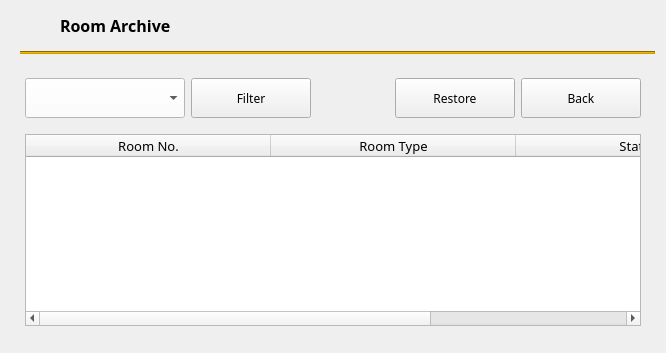
                <widget class="QWidget" name="page_5">
                 <layout class="QGridLayout" name="gridLayout_91">
                  <item row="0" column="0">
                   <widget class="QWidget" name="widget_98" native="true">
                    <layout class="QGridLayout" name="gridLayout_70">
                     <property name="leftMargin">
                      <number>0</number>
                     </property>
                     <property name="topMargin">
                      <number>0</number>
                     </property>
                     <property name="rightMargin">
                      <number>0</number>
                     </property>
                     <property name="bottomMargin">
                      <number>0</number>
                     </property>
                     <item row="0" column="0">
                      <widget class="QWidget" name="widget_99" native="true">
                       <property name="styleSheet">
                        <string notr="true"/>
                       </property>
                       <layout class="QGridLayout" name="gridLayout_71">
                        <property name="topMargin">
                         <number>0</number>
                        </property>
                        <property name="rightMargin">
                         <number>0</number>
                        </property>
                        <property name="verticalSpacing">
                         <number>12</number>
                        </property>
                        <item row="0" column="2">
                         <widget class="QLabel" name="label_35">
                          <property name="minimumSize">
                           <size>
                            <width>28</width>
                            <height>28</height>
                           </size>
                          </property>
                          <property name="maximumSize">
                           <size>
                            <width>28</width>
                            <height>28</height>
                           </size>
                          </property>
                          <property name="text">
                           <string/>
                          </property>
                          <property name="pixmap">
                           <pixmap>archive.svg</pixmap>
                          </property>
                          <property name="scaledContents">
                           <bool>true</bool>
                          </property>
                         </widget>
                        </item>
                        <item row="0" column="4">
                         <spacer name="horizontalSpacer_42">
                          <property name="orientation">
                           <enum>Qt::Horizontal</enum>
                          </property>
                          <property name="sizeHint" stdset="0">
                           <size>
                            <width>472</width>
                            <height>20</height>
                           </size>
                          </property>
                         </spacer>
                        </item>
                        <item row="0" column="3">
                         <widget class="QLabel" name="label_29">
                          <property name="font">
                           <font>
                            <family>Century Gothic</family>
                            <pointsize>12</pointsize>
                            <weight>75</weight>
                            <bold>true</bold>
                           </font>
                          </property>
                          <property name="text">
                           <string>Room Archive</string>
                          </property>
                         </widget>
                        </item>
                        <item row="1" column="1" colspan="5">
                         <widget class="Line" name="line_4">
                          <property name="styleSheet">
                           <string notr="true">background-color: rgb(207, 159, 0);
color: rgb(207, 159, 0);</string>
                          </property>
                          <property name="orientation">
                           <enum>Qt::Horizontal</enum>
                          </property>
                         </widget>
                        </item>
                       </layout>
                      </widget>
                     </item>
                     <item row="1" column="0">
                      <widget class="QWidget" name="widget_100" native="true">
                       <layout class="QGridLayout" name="gridLayout_75">
                        <property name="leftMargin">
                         <number>0</number>
                        </property>
                        <property name="topMargin">
                         <number>0</number>
                        </property>
                        <property name="rightMargin">
                         <number>0</number>
                        </property>
                        <property name="bottomMargin">
                         <number>0</number>
                        </property>
                        <item row="0" column="0">
                         <widget class="QWidget" name="widget_101" native="true">
                          <layout class="QGridLayout" name="gridLayout_72">
                           <property name="leftMargin">
                            <number>5</number>
                           </property>
                           <property name="topMargin">
                            <number>0</number>
                           </property>
                           <property name="rightMargin">
                            <number>5</number>
                           </property>
                           <property name="bottomMargin">
                            <number>0</number>
                           </property>
                           <property name="spacing">
                            <number>5</number>
                           </property>
                           <item row="0" column="0">
                            <widget class="QWidget" name="wdRoomsTable_4" native="true">
                             <layout class="QGridLayout" name="gridLayout_74">
                              <property name="bottomMargin">
                               <number>0</number>
                              </property>
                              <item row="2" column="0" colspan="5">
                               <widget class="QTableWidget" name="tblInfo_2">
                                <property name="font">
                                 <font>
                                  <family>Century Gothic</family>
                                  <pointsize>10</pointsize>
                                 </font>
                                </property>
                                <property name="frameShape">
                                 <enum>QFrame::StyledPanel</enum>
                                </property>
                                <property name="frameShadow">
                                 <enum>QFrame::Sunken</enum>
                                </property>
                                <property name="lineWidth">
                                 <number>30</number>
                                </property>
                                <property name="midLineWidth">
                                 <number>0</number>
                                </property>
                                <property name="textElideMode">
                                 <enum>Qt::ElideMiddle</enum>
                                </property>
                                <attribute name="horizontalHeaderCascadingSectionResizes">
                                 <bool>false</bool>
                                </attribute>
                                <attribute name="horizontalHeaderDefaultSectionSize">
                                 <number>245</number>
                                </attribute>
                                <attribute name="horizontalHeaderMinimumSectionSize">
                                 <number>245</number>
                                </attribute>
                                <attribute name="horizontalHeaderStretchLastSection">
                                 <bool>true</bool>
                                </attribute>
                                <column>
                                 <property name="text">
                                  <string>Room No.</string>
                                 </property>
                                </column>
                                <column>
                                 <property name="text">
                                  <string>Room Type</string>
                                 </property>
                                </column>
                                <column>
                                 <property name="text">
                                  <string>Status</string>
                                 </property>
                                </column>
                               </widget>
                              </item>
                              <item row="0" column="4">
                               <widget class="QPushButton" name="btnBacktoTableRoom_2">
                                <property name="minimumSize">
                                 <size>
                                  <width>120</width>
                                  <height>40</height>
                                 </size>
                                </property>
                                <property name="font">
                                 <font>
                                  <family>Century Gothic</family>
                                  <pointsize>9</pointsize>
                                  <weight>50</weight>
                                  <bold>false</bold>
                                 </font>
                                </property>
                                <property name="text">
                                 <string>Back</string>
                                </property>
                                <property name="icon">
                                 <iconset>
                                  <normaloff>arrow-left.svg</normaloff>arrow-left.svg</iconset>
                                </property>
                               </widget>
                              </item>
                              <item row="1" column="0">
                               <spacer name="verticalSpacer_31">
                                <property name="orientation">
                                 <enum>Qt::Vertical</enum>
                                </property>
                                <property name="sizeType">
                                 <enum>QSizePolicy::Fixed</enum>
                                </property>
                                <property name="sizeHint" stdset="0">
                                 <size>
                                  <width>20</width>
                                  <height>10</height>
                                 </size>
                                </property>
                               </spacer>
                              </item>
                              <item row="0" column="0">
                               <widget class="QComboBox" name="cboSearchRoom_2">
                                <property name="minimumSize">
                                 <size>
                                  <width>160</width>
                                  <height>40</height>
                                 </size>
                                </property>
                                <property name="font">
                                 <font>
                                  <family>Century Gothic</family>
                                  <pointsize>10</pointsize>
                                  <weight>50</weight>
                                  <bold>false</bold>
                                 </font>
                                </property>
                                <property name="styleSheet">
                                 <string notr="true">background-color: rgb(255, 255, 255);</string>
                                </property>
                               </widget>
                              </item>
                              <item row="0" column="3">
                               <widget class="QPushButton" name="btnRMdelete_2">
                                <property name="minimumSize">
                                 <size>
                                  <width>120</width>
                                  <height>40</height>
                                 </size>
                                </property>
                                <property name="maximumSize">
                                 <size>
                                  <width>16777215</width>
                                  <height>16777215</height>
                                 </size>
                                </property>
                                <property name="font">
                                 <font>
                                  <family>Century Gothic</family>
                                  <pointsize>9</pointsize>
                                  <weight>50</weight>
                                  <bold>false</bold>
                                 </font>
                                </property>
                                <property name="text">
                                 <string>Restore</string>
                                </property>
                                <property name="icon">
                                 <iconset>
                                  <normaloff>delete_icon.png</normaloff>delete_icon.png</iconset>
                                </property>
                               </widget>
                              </item>
                              <item row="0" column="1">
                               <widget class="QPushButton" name="btnSearchRoom_2">
                                <property name="sizePolicy">
                                 <sizepolicy hsizetype="Expanding" vsizetype="Fixed">
                                  <horstretch>0</horstretch>
                                  <verstretch>0</verstretch>
                                 </sizepolicy>
                                </property>
                                <property name="minimumSize">
                                 <size>
                                  <width>120</width>
                                  <height>40</height>
                                 </size>
                                </property>
                                <property name="maximumSize">
                                 <size>
                                  <width>100</width>
                                  <height>40</height>
                                 </size>
                                </property>
                                <property name="font">
                                 <font>
                                  <family>Century Gothic</family>
                                  <pointsize>9</pointsize>
                                 </font>
                                </property>
                                <property name="text">
                                 <string>Filter</string>
                                </property>
                                <property name="icon">
                                 <iconset>
                                  <normaloff>search.svg</normaloff>search.svg</iconset>
                                </property>
                               </widget>
                              </item>
                              <item row="3" column="0" colspan="5">
                               <widget class="QWidget" name="widget_102" native="true">
                                <layout class="QHBoxLayout" name="horizontalLayout_34">
                                 <property name="leftMargin">
                                  <number>0</number>
                                 </property>
                                 <property name="topMargin">
                                  <number>10</number>
                                 </property>
                                 <property name="rightMargin">
                                  <number>0</number>
                                 </property>
                                 <property name="bottomMargin">
                                  <number>0</number>
                                 </property>
                                </layout>
                               </widget>
                              </item>
                              <item row="0" column="2">
                               <spacer name="horizontalSpacer_43">
                                <property name="orientation">
                                 <enum>Qt::Horizontal</enum>
                                </property>
                                <property name="sizeHint" stdset="0">
                                 <size>
                                  <width>40</width>
                                  <height>20</height>
                                 </size>
                                </property>
                               </spacer>
                              </item>
                             </layout>
                            </widget>
                           </item>
                          </layout>
                         </widget>
                        </item>
                       </layout>
                      </widget>
                     </item>
                    </layout>
                   </widget>
                  </item>
                 </layout>
                </widget>
